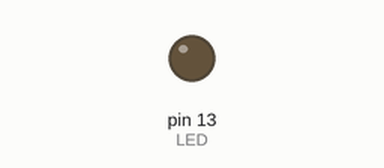
Simulated run of this sketch. Board: Arduino Uno, built with avr-gcc and run on an emulated ATmega328P. On the bench: output pins drawn as LEDs (lit = HIGH).

Above: at 0.25 s.
At 9.6 s:
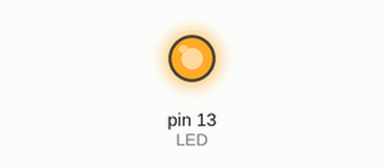
Timing chart, 0 to 10.3 s (numbered marks = the images above):
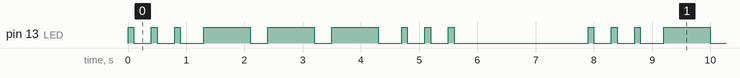

The sketch:

sos_loop.ino
```cpp
int LED = 13;
int s = 100;
int o = 800;

void setup() {
    pinMode(LED, OUTPUT);
}

void litera(int speed) {
  digitalWrite(LED, HIGH);
  delay(speed);
  digitalWrite(LED, LOW);
  delay(300);
}

void loop() {
   for (int x = 1; x <= 3; x++) {
    litera(s);
  }
  delay(100);
  for (int x = 1; x <= 3; x++) {
    litera(o);
  }
  delay(100);
  for (int x = 1; x <= 3; x++) {
    litera(s);
  }
  delay(2000);
}
```

Measured:
- by itself, pin 13 (LED): repeats every 7.9 s: 2 × (LOW 0.30 s, HIGH 0.10 s), LOW 0.40 s, 2 × (HIGH 0.80 s, LOW 0.30 s), HIGH 0.80 s, LOW 0.40 s, 2 × (HIGH 0.10 s, LOW 0.30 s), HIGH 0.10 s, LOW 2.3 s, HIGH 0.10 s
- by itself, everything shown: repeats every 7.9 s, in 18 steps
